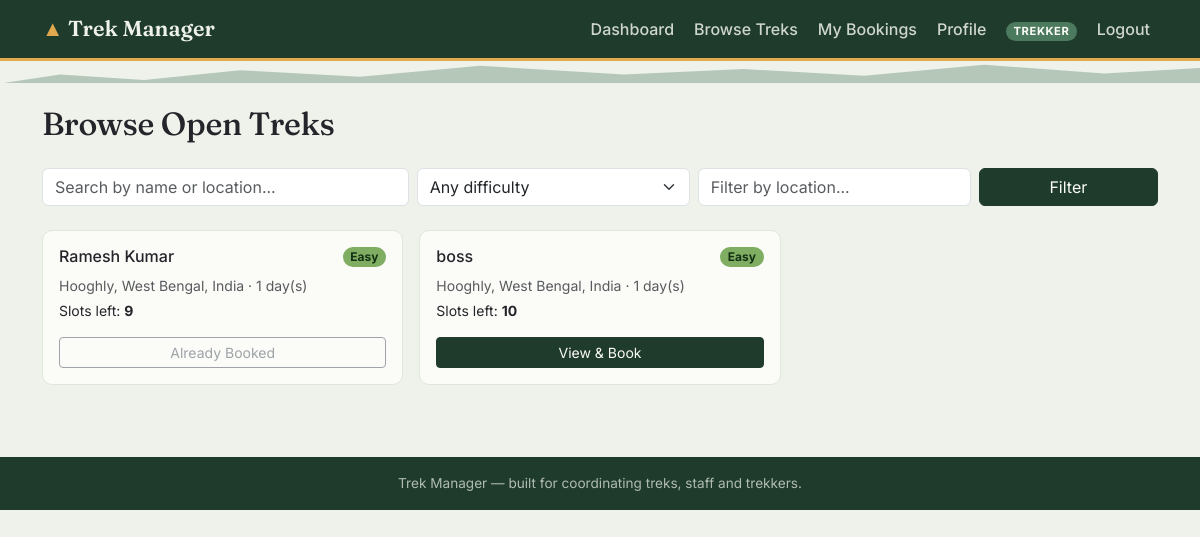
The app's page /trekker/treks (signed in) with its own data.
### models.py (models this page shows, shortened)
class User(UserMixin, db.Model):
    __tablename__ = "users"
    id = db.Column(db.Integer, primary_key=True)
    name = db.Column(db.String(120), nullable=False)
    email = db.Column(db.String(150), unique=True, nullable=False, index=True)
    phone = db.Column(db.String(20))
    password_hash = db.Column(db.String(255), nullable=False)
    role = db.Column(db.String(20), nullable=False)  # admin / staff / trekker
    status = db.Column(db.String(20), nullable=False, default=STATUS_ACTIVE)
    created_at = db.Column(db.DateTime, default=datetime.utcnow)
    assigned_treks = db.relationship(
        "Trek", backref="staff", lazy=True, foreign_keys="Trek.assigned_staff_id"
    )
    bookings = db.relationship(
        "Booking", backref="trekker", lazy=True, foreign_keys="Booking.user_id"
    )
    @property
    def is_admin(self):
        return self.role == ROLE_ADMIN
    @property
    def is_staff(self):
        return self.role == ROLE_STAFF
    @property
    def is_trekker(self):
        return self.role == ROLE_TREKKER

class Trek(db.Model):
    __tablename__ = "treks"
    id = db.Column(db.Integer, primary_key=True)
    name = db.Column(db.String(150), nullable=False)
    location = db.Column(db.String(150), nullable=False)
    difficulty = db.Column(db.String(20), nullable=False, default="Easy")
    duration_days = db.Column(db.Integer, nullable=False, default=1)
    total_slots = db.Column(db.Integer, nullable=False, default=10)
    available_slots = db.Column(db.Integer, nullable=False, default=10)
    assigned_staff_id = db.Column(db.Integer, db.ForeignKey("users.id"), nullable=True)
    status = db.Column(db.String(20), nullable=False, default=TREK_PENDING)
    start_date = db.Column(db.Date, nullable=True)
    end_date = db.Column(db.Date, nullable=True)
    description = db.Column(db.Text, default="")
    created_at = db.Column(db.DateTime, default=datetime.utcnow)
    bookings = db.relationship(
        "Booking", backref="trek", lazy=True, cascade="all, delete-orphan"
    )

### trekker.py (the view)
@trekker_bp.route("/treks")
@login_required
@trekker_required
def treks():
    q = request.args.get("q", "").strip()
    difficulty = request.args.get("difficulty", "").strip()
    location = request.args.get("location", "").strip()
    query = Trek.query.filter_by(status=TREK_OPEN)
    if q:
        like = f"%{q}%"
        query = query.filter(db.or_(Trek.name.ilike(like), Trek.location.ilike(like)))
    if difficulty:
        query = query.filter_by(difficulty=difficulty)
    if location:
        query = query.filter(Trek.location.ilike(f"%{location}%"))
    results = query.order_by(Trek.start_date).all()
    my_active_trek_ids = {
        b.trek_id for b in Booking.query.filter_by(user_id=current_user.id, status=BOOKING_BOOKED).all()
    }
    return render_template(
        "trekker/treks.html", treks=results, q=q, difficulty=difficulty, location=location,
        difficulties=DIFFICULTIES, my_active_trek_ids=my_active_trek_ids,
    )

### trekker.py (called while the page is built)
def trekker_required(view):
    @wraps(view)
    def wrapped(*args, **kwargs):
        if not current_user.is_authenticated or not current_user.is_trekker:
            abort(403)
        return view(*args, **kwargs)
    return wrapped

### templates/trekker/treks.html (shortened to what this page needs)
{% extends "base.html" %}
{% from "partials/_badges.html" import difficulty_badge %}
{% block content %}
<h2 class="display-title mb-4">Browse Open Treks</h2>
<form class="row g-2 mb-4" method="get">
  <div class="col-md-4">
    <input type="text" class="form-control" name="q" value="{{ q }}" placeholder="Search by name or location...">
  </div>
  <div class="col-md-3">
    <select class="form-select" name="difficulty">
      <option value="">Any difficulty</option>
    </select>
  </div>
  <div class="col-md-3">
    <input type="text" class="form-control" name="location" value="{{ location }}" placeholder="Filter by location...">
  </div>
  <div class="col-md-2">
    <button class="btn btn-forest w-100" type="submit">Filter</button>
  </div>
</form>
<div class="row g-3">
  {% for trek in treks %}
  <div class="col-md-6 col-lg-4">
    <div class="card-trek p-3 h-100 d-flex flex-column">
      <div class="d-flex justify-content-between align-items-start mb-2">
        <h6 class="mb-0">{{ trek.name }}</h6>
        {{ difficulty_badge(trek.difficulty) }}
      </div>
      <p class="text-muted small mb-1">{{ trek.location }} &middot; {{ trek.duration_days }} day(s)</p>
      <p class="mb-3 small">Slots left: <strong>{{ trek.available_slots }}</strong></p>
      {% if trek.id in my_active_trek_ids %}
        <span class="btn btn-outline-secondary btn-sm mt-auto disabled">Already Booked</span>
      {% else %}
        <a href="{{ url_for('trekker.trek_detail', trek_id=trek.id) }}" class="btn btn-forest btn-sm mt-auto">View & Book</a>
      {% endif %}
    </div>
  </div>
  {% else %}
  <div class="col-12"><p class="text-muted">No treks match your filters.</p></div>
  {% endfor %}
</div>
{% endblock %}

### templates/base.html (shortened to what this page needs)
<!DOCTYPE html>
<html lang="en">
<head>
  <link href="https://cdn.jsdelivr.net/npm/bootstrap@5.3.2/dist/css/bootstrap.min.css" rel="stylesheet">
  <link rel="stylesheet" href="{{ url_for('static', filename='css/style.css') }}">
</head>
<body>
<nav class="navbar navbar-expand-lg navbar-trek">
  <div class="container">
    <a class="navbar-brand" href="{{ url_for('index') }}">
      <span class="peak">&#9650;</span> Trek Manager
    </a>
    <div class="collapse navbar-collapse" id="navMain">
      <ul class="navbar-nav ms-auto align-items-lg-center gap-lg-1">
        {% if current_user.is_authenticated %}
          {% if current_user.is_admin %}
            <li class="nav-item"><a class="nav-link" href="{{ url_for('admin.dashboard') }}">Dashboard</a></li>
            <li class="nav-item"><a class="nav-link" href="{{ url_for('admin.treks') }}">Treks</a></li>
            <li class="nav-item"><a class="nav-link" href="{{ url_for('admin.staff_list') }}">Staff</a></li>
            <li class="nav-item"><a class="nav-link" href="{{ url_for('admin.users_list') }}">Trekkers</a></li>
            <li class="nav-item"><a class="nav-link" href="{{ url_for('admin.bookings') }}">Bookings</a></li>
            <li class="nav-item">
              <form class="d-flex" role="search" action="{{ url_for('admin.search') }}" method="get">
                <input class="form-control form-control-sm" type="search" name="q" placeholder="Search..." style="width: 140px;">
              </form>
            </li>
          {% elif current_user.is_staff %}
            <li class="nav-item"><a class="nav-link" href="{{ url_for('staff.dashboard') }}">My Treks</a></li>
          {% else %}
            <li class="nav-item"><a class="nav-link" href="{{ url_for('trekker.dashboard') }}">Dashboard</a></li>
            <li class="nav-item"><a class="nav-link" href="{{ url_for('trekker.treks') }}">Browse Treks</a></li>
            <li class="nav-item"><a class="nav-link" href="{{ url_for('trekker.my_bookings') }}">My Bookings</a></li>
            <li class="nav-item"><a class="nav-link" href="{{ url_for('trekker.profile') }}">Profile</a></li>
          {% endif %}
          <li class="nav-item ms-lg-2">
            <span class="badge badge-role rounded-pill">{{ current_user.role }}</span>
          </li>
          <li class="nav-item ms-lg-2">
            <a class="nav-link" href="{{ url_for('auth.logout') }}">Logout</a>
          </li>
        {% endif %}
      </ul>
    </div>
  </div>
</nav>
<div class="elevation-rule"></div>
<main class="container py-4">
  {% block content %}{% endblock %}
</main>
<footer class="site-footer py-3 mt-5">
  <div class="container text-center">
    Trek Manager &mdash; built for coordinating treks, staff and trekkers.
  </div>
</footer>
</body>
</html>

### templates/partials/_badges.html (shortened to what this page needs)
{% macro difficulty_badge(difficulty) -%}
  {%- set cls = {
    'Easy': 'badge-easy',
    'Moderate': 'badge-moderate',
    'Hard': 'badge-hard',
  }.get(difficulty, 'badge-easy') -%}
  <span class="badge {{ cls }} rounded-pill">{{ difficulty }}</span>
{%- endmacro %}

### static/css/style.css (style rules this page uses)
:root { --forest: #1f3b2c; --forest-dark: #142a1e; --moss: #4c7a5e; --glacier: #6fa8b8; --amber: #e0a94e; --stone: #eef2ea; --stone-dark: #dfe6da; --charcoal: #23252a; --paper: #fbfbf8; }
body { background-color: var(--stone); color: var(--charcoal); font-family: 'Inter', -apple-system, BlinkMacSystemFont, sans-serif; }
h1, h2, h3, h4, h5, .display-title, .brand-mark { font-family: 'Fraunces', Georgia, serif; letter-spacing: -0.01em; }
.navbar-trek { background: var(--forest); border-bottom: 3px solid var(--amber); }
.navbar-trek .navbar-brand { font-family: 'Fraunces', serif; font-weight: 600; color: var(--stone) !important; font-size: 1.35rem; }
.navbar-trek .navbar-brand .peak { color: var(--amber); }
.navbar-trek .nav-link { color: rgba(238, 242, 234, 0.85) !important; font-weight: 500; }
.navbar-trek .badge-role { background: var(--moss); color: var(--paper); font-size: 0.7rem; letter-spacing: 0.05em; text-transform: uppercase; }
.elevation-rule { height: 22px; width: 100%; background-image: repeating-linear-gradient( 100deg, transparent 0, transparent 18px, var(--moss) 18px, var(--moss) 20px ); opacity: 0.35; clip-path: polygon(0 100%, 5% 60%, 12% 85%, 20% 40%, 30% 70%, 40% 20%, 52% 60%, 62% 35%, 72% 65%, 82% 15%, 92% 55%, 100% 30%, 100% 100%); background-color: var(--moss); margin-bottom: -2px; }
.card-trek { background: var(--paper); border: 1px solid var(--stone-dark); border-radius: 10px; transition: box-shadow 0.15s ease, transform 0.15s ease; }
.badge-easy { background: #7fae63; color: #133014; }
.btn-forest { background: var(--forest); border-color: var(--forest); color: var(--paper); }
.site-footer { background: var(--forest); color: rgba(238, 242, 234, 0.7); font-size: 0.85rem; }
a { color: var(--forest); }

### records on screen
User: role "TREKKER"
Trek: name "Ramesh Kumar", difficulty "Easy", location "Hooghly, West Bengal, India", duration_days "1", available_slots "9", shows "Already Booked"
Trek: name "boss", difficulty "Easy", location "Hooghly, West Bengal, India", duration_days "1", available_slots "10"
